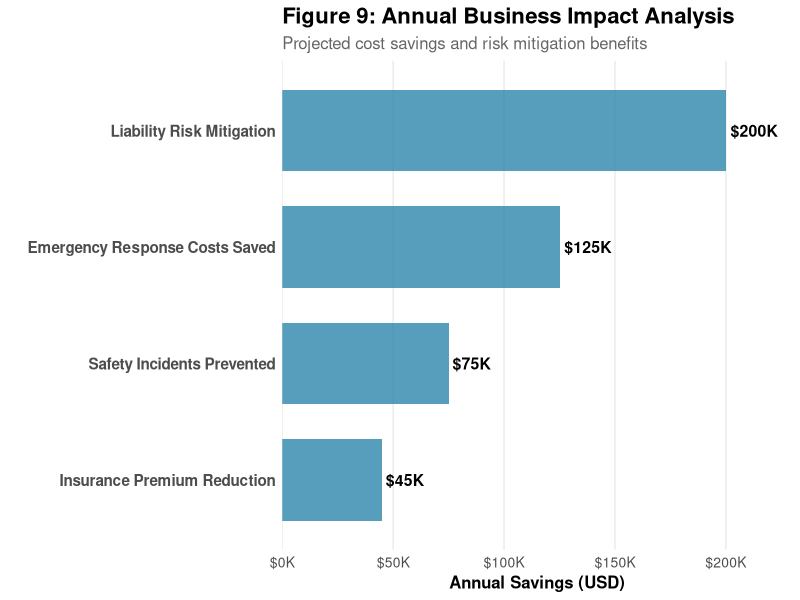
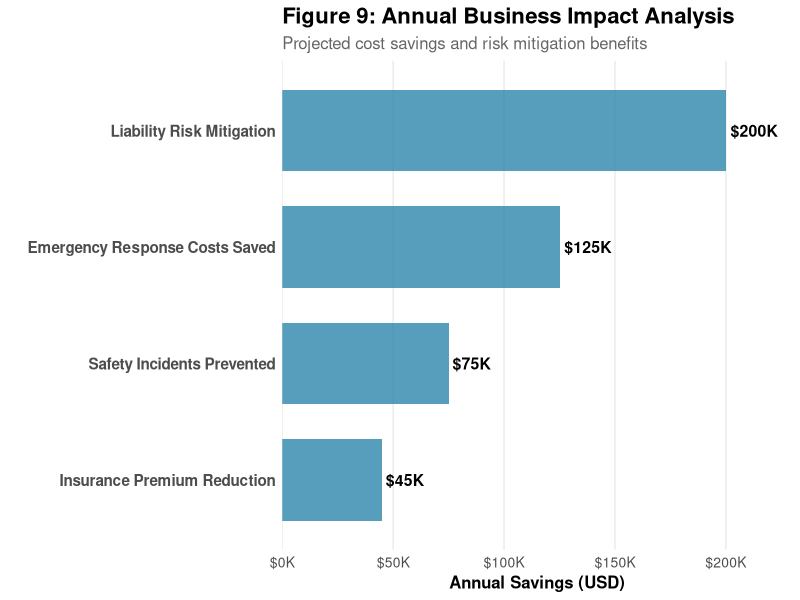
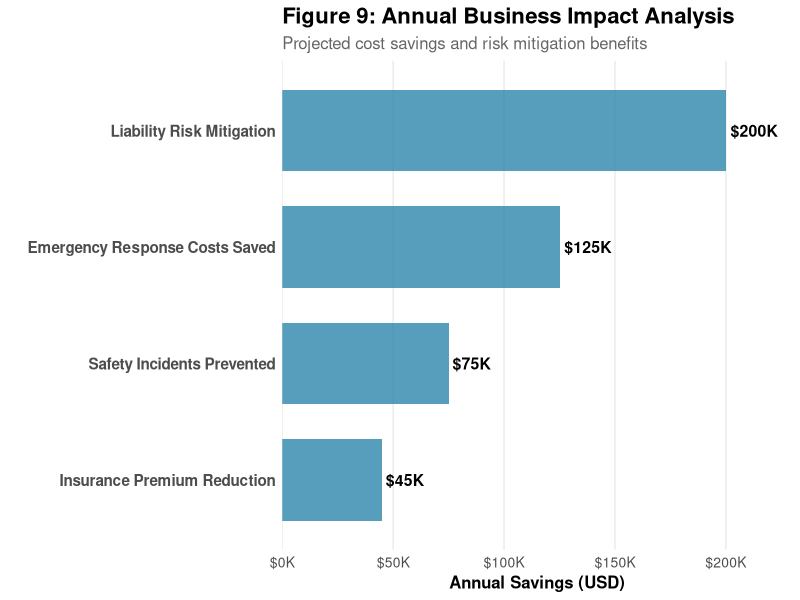

The R source for these figures, in order:
# Simple Business Impact Chart Generator
library(ggplot2)

# Create data directly in ggplot
ggplot(data = data.frame(
  Category = c("Safety Incidents Prevented", "Emergency Response Costs Saved", 
               "Insurance Premium Reduction", "Liability Risk Mitigation"),
  Annual_Savings = c(75000, 125000, 45000, 200000)
), aes(x = reorder(Category, Annual_Savings), y = Annual_Savings)) +
  geom_col(fill = "#2E86AB", alpha = 0.8, width = 0.7) +
  geom_text(aes(label = paste0("$", round(Annual_Savings/1000, 0), "K")), 
            hjust = -0.1, size = 4, fontface = "bold") +
  coord_flip() +
  scale_y_continuous(labels = function(x) paste0("$", x/1000, "K"), 
                     limits = c(0, 230000),
                     expand = c(0, 0)) +
  labs(title = "Figure 9: Annual Business Impact Analysis",
       subtitle = "Projected cost savings and risk mitigation benefits",
       x = "",
       y = "Annual Savings (USD)") +
  theme_minimal() +
  theme(
    plot.title = element_text(size = 16, face = "bold"),
    plot.subtitle = element_text(size = 12, color = "grey40"),
    axis.text.y = element_text(size = 11, face = "bold"),
    axis.text.x = element_text(size = 10),
    axis.title.x = element_text(size = 12, face = "bold"),
    panel.grid.major.y = element_blank(),
    panel.grid.minor = element_blank()
  )

# Save the plot
ggsave("business_impact_chart.png", width = 12, height = 6, dpi = 300, bg = "white")
ggsave("business_impact_chart.pdf", width = 12, height = 6, bg = "white")

print("Business Impact chart saved successfully!")
print("Files created:")
print("- business_impact_chart.png")
print("- business_impact_chart.pdf")